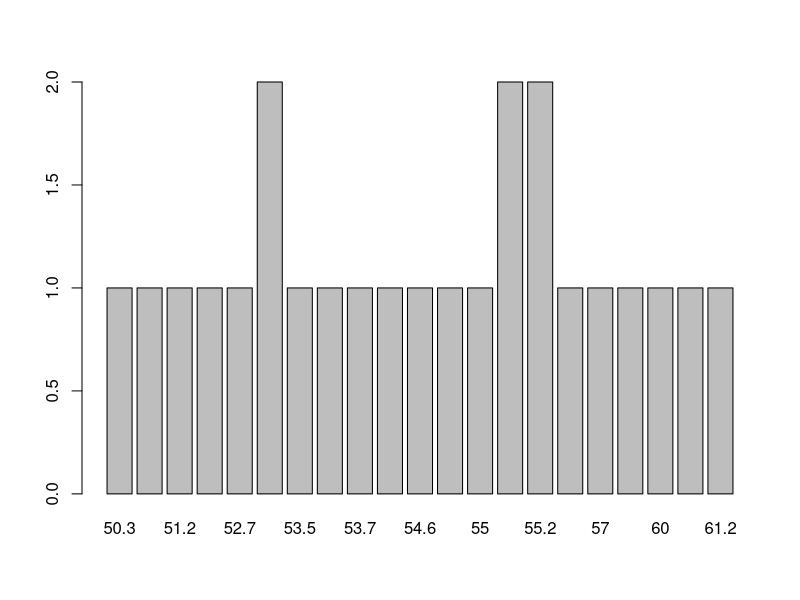
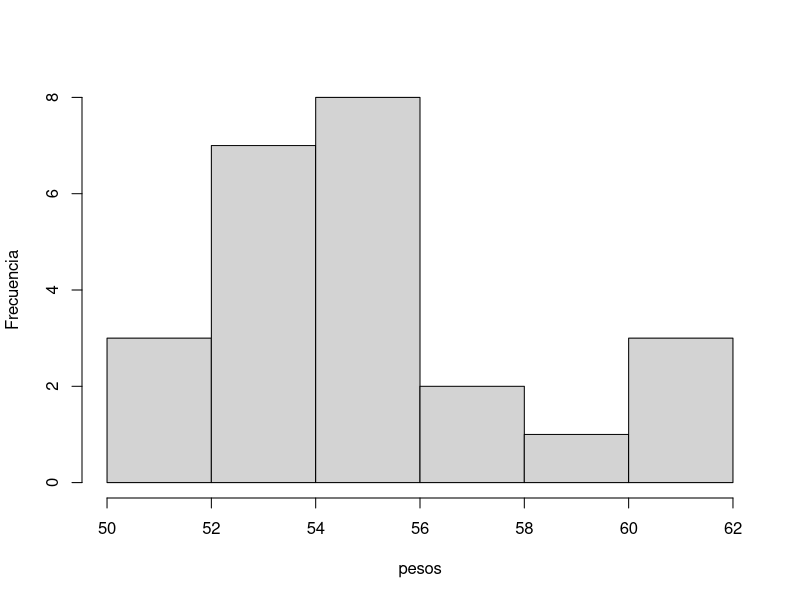
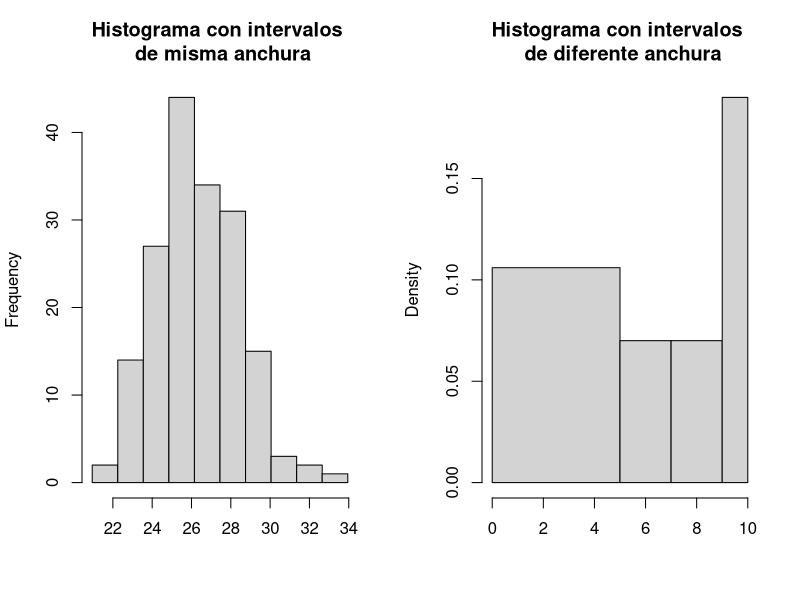
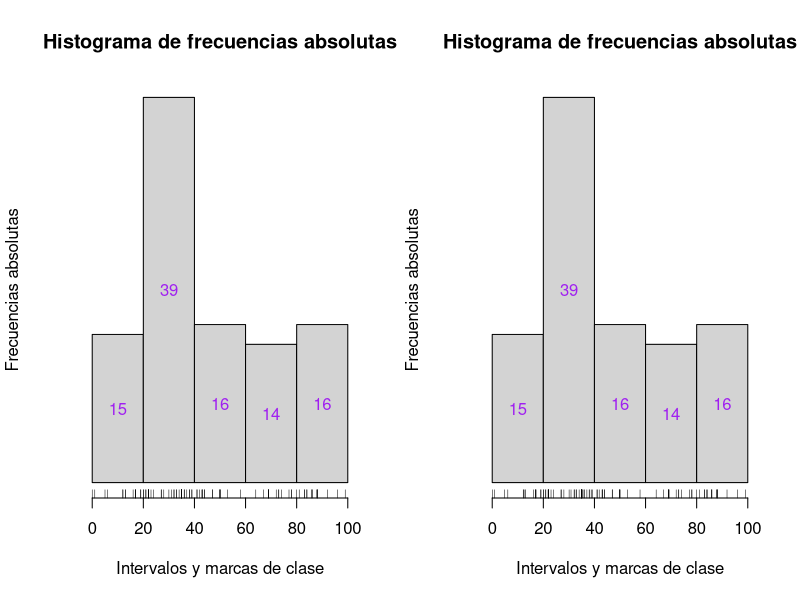
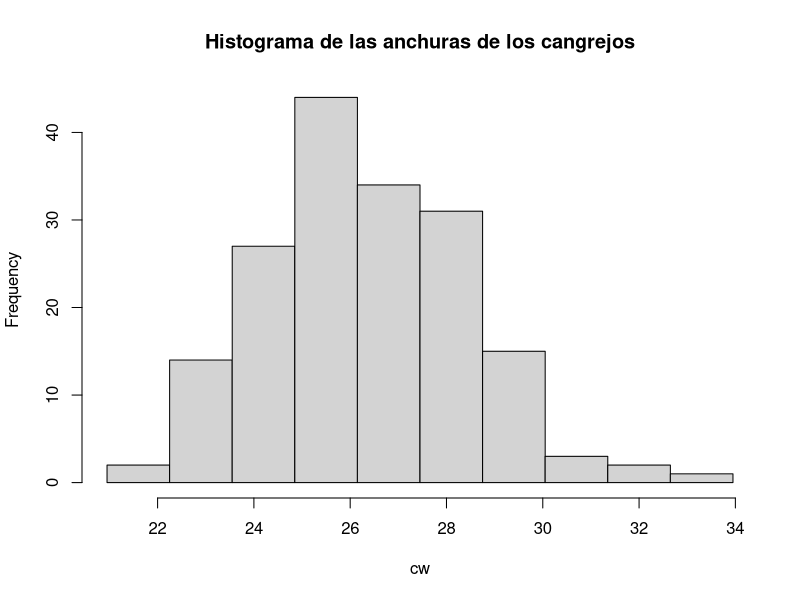
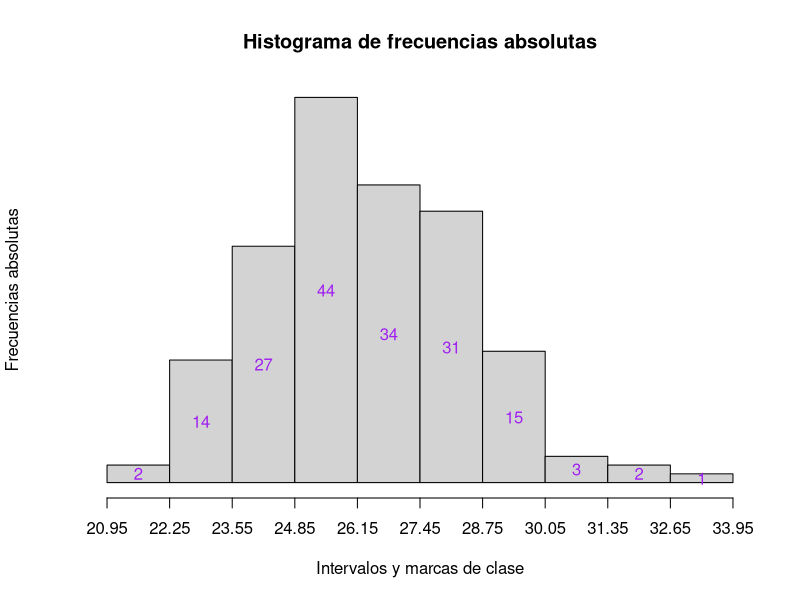
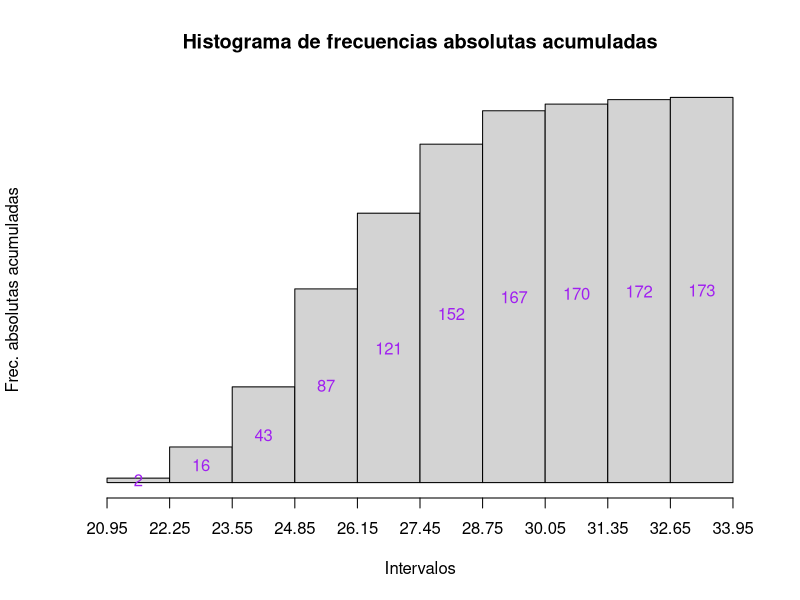
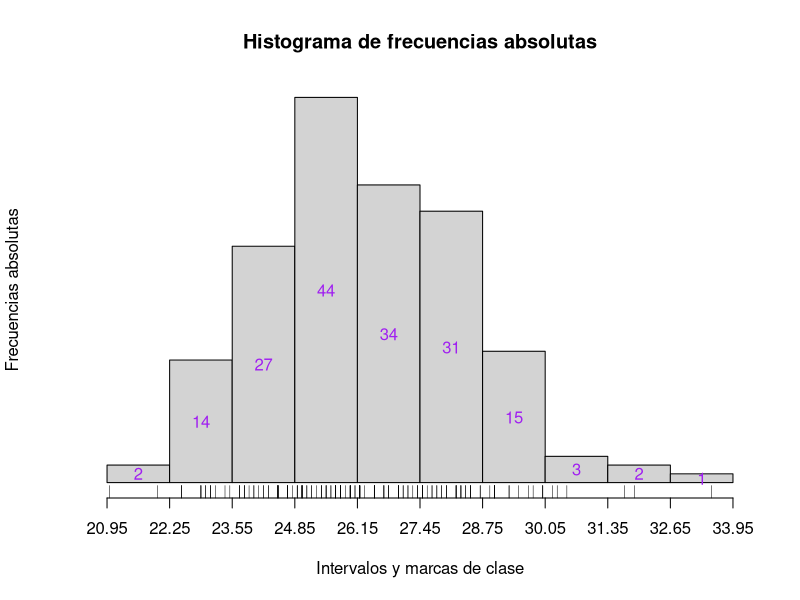

Source code (R) for these figures, in order:
## ---- chunk 1
knitr::opts_chunk$set(echo = TRUE, comment = NA)
## ---- chunk 2
pesos = c(55.2,54.0,55.2,53.7,60.2,53.2,54.6,55.1,51.2,53.2,54.8,52.3,56.9,57.0,55.0,
          53.5,50.9,55.1,53.6,61.2,59.5,50.3,52.7,60.0)
## ---- chunk 3
barplot(table(pesos))
## ---- chunk 4
hist(pesos, breaks = 6, right = FALSE, main = "", ylab = "Frecuencia", xlab = "pesos")
## ---- chunk 5
crabs = read.table("../data/datacrab.txt", header = TRUE)
str(crabs)
cw = crabs$width
## ---- chunk 6
n = length(cw)
k1 = ceiling(sqrt(n))
k1
## ---- chunk 7
k2 = ceiling(1+log(n,2))
k2
## ---- chunk 8
As = 3.5*sd(cw)*n^(-1/3) #Amplitud teórica
k3 = ceiling(diff(range(cw))/As)
k3
## ---- chunk 9
#Amplitud teórica
Afd = 2*(quantile(cw,0.75, names = FALSE)-quantile(cw,0.25,names = FALSE))*n^(-1/3) 
k4 = ceiling(diff(range(cw))/Afd)
k4
## ---- chunk 10
nclass.Sturges(cw)
nclass.scott(cw)
nclass.FD(cw)
## ---- chunk 11
A = diff(range(cw)) / 10
A
## ---- chunk 12
A = 1.3
## ---- chunk 13
L1 = min(cw)-1/2*0.1
L1
## ---- chunk 14
L2 = L1 + A
L3 = L2 + A
L4 = L3 + A
L5 = L4 + A
L6 = L5 + A
L7 = L6 + A
L8 = L7 + A
L9 = L8 + A
L10 = L9 + A
L11 = L10 + A
L = c(L1,L2,L3,L4,L5,L6,L7,L8,L9,L10,L11)
L
## ---- chunk 15
L = L1 + A*(0:10)
L
## ---- chunk 16
X1 = (L[1]+L[2])/2
X1
## ---- chunk 17
X2 = X1 + A
X3 = X2 + A
X4 = X3 + A
X5 = X4 + A
X6 = X5 + A
X7 = X6 + A
X8 = X7 + A
X9 = X8 + A
X10 = X9 + A
X = c(X1,X2,X3,X4,X5,X6,X7,X8,X9,X10)
X
## ---- chunk 18
X = X1 + A*(0:9)
X
## ---- chunk 19
X = (L[1:length(L)-1]+L[2:length(L)])/2
X
## ---- chunk 20
#Primera función
TablaFrecs = function(x,k,A,p){ 
  L = min(x)-p/2+A*(0:k)
  x_cut = cut(x, breaks = L, right=FALSE)
  intervals = levels(x_cut)
  mc = (L[1]+L[2])/2+A*(0:(k-1))
  Fr.abs = as.vector(table(x_cut)) 
  Fr.rel = round(Fr.abs/length(x),4) 
  Fr.cum.abs = cumsum(Fr.abs) 
  Fr.cum.rel = cumsum(Fr.rel)
  tabla = data.frame(intervals, mc, Fr.abs, Fr.cum.abs, Fr.rel, Fr.cum.rel)
  tabla
  }
## ---- chunk 21
TablaFrecs.L = function(x,L,V){
  x_cut = cut(x, breaks=L, right=FALSE, include.lowest=V)
  intervals = levels(x_cut)
  mc = (L[1:(length(L)-1)]+L[2:length(L)])/2
  Fr.abs = as.vector(table(x_cut)) 
  Fr.rel = round(Fr.abs/length(x),4)
  Fr.cum.abs = cumsum(Fr.abs)
  Fr.cum.rel = cumsum(Fr.rel)
  tabla = data.frame(intervals, mc, Fr.abs, Fr.cum.abs, Fr.rel, Fr.cum.rel)
  tabla
  }
## ---- chunk 22
n = c(length(which(cw>=L[1] & cw<L[2])),length(which(cw>=L[2] & cw<L[3])),length(which(cw>=L[3] & cw<L[4])),length(which(cw>=L[4] & cw<L[5])),length(which(cw>=L[5] & cw<L[6])),length(which(cw>=L[6] & cw<L[7])),length(which(cw>=L[7] & cw<L[8])),length(which(cw>=L[8] & cw<L[9])),length(which(cw>=L[9] & cw<L[10])),length(which(cw>=L[10] & cw<L[11])))
N = cumsum(n)
f = round(n/N[10],4)
FF = cumsum(f)
## ---- chunk 23
TablaFrecs(cw,10,1.3,0.1)
## ---- chunk 24
TablaFrecs.L(cw,L,FALSE)
## ---- chunk 25
set.seed(4)
notas = sample(0:10,100, replace = TRUE)
set.seed(NULL)
## ---- chunk 26
notas
## ---- chunk 27
#Definimos vector de extremos
L = c(0,5,7,9,10)
#Definimos notas1 como el resultado de la codificación en intervalos utilizando como 
#etiquetas los propios intervalos
notas1 = cut(notas, breaks = L, right = FALSE, include.lowest = TRUE)
notas1
## ---- chunk 28
#Definimos las marcas de clase
MC = (L[1:length(L)-1]+L[2:length(L)])/2
#Definimos notas2 como el resultado de la codificación en intervalos utilizando como 
#etiquetas las marcas de clase
notas2 = cut(notas, breaks = L, labels = MC, right = FALSE, include.lowest = TRUE)
notas2
## ---- chunk 29
#Definimos notas3 como el resultado de la codificación en intervalos utilizando como 
#etiquetas la posición ordenada del intervalo (1, 2, 3 o 4)
notas3 = cut(notas, breaks = L, labels = FALSE, right = FALSE, include.lowest = TRUE)
notas3
## ---- chunk 30
#Definimos notas4 como el resultado de la codificación en intervalos utilizando como 
#etiquetas Susp, Aprob, Not y Exc
notas4 = cut(notas, breaks = L, labels = c("Susp", "Aprob", "Not", "Exc"), right = FALSE, include.lowest = TRUE)
notas4
## ---- chunk 31
cut(notas, breaks = 4, right = FALSE, include.lowest = TRUE)
## ---- chunk 32
table(notas4) #Fr. Abs
prop.table(table(notas4)) #Fr. Rel
## ---- chunk 33
cumsum(table(notas4)) #Fr. Abs. Cum
cumsum(prop.table(table(notas4))) #Fr. Rel. Cum
## ---- chunk 34
notasHist = hist(notas, breaks = L, right = FALSE, include.lowest = TRUE, plot = FALSE)
FAbs = notasHist$count
FRel = prop.table(FAbs)
FAbsCum = cumsum(FAbs)
FRelCum = cumsum(FRel)
## ---- chunk 35
intervalos = c("[0,5)","[5,7)","[7,9)","[9,10]")
calificacion = c("Suspenso", "Aprobado", "Notable", "Excelente")
marcas = notasHist$mids
tabla.Fr = data.frame(intervalos,calificacion,marcas,FAbs,FAbsCum,FRel,FRelCum)
tabla.Fr
## ---- chunk 36
TablaFrecs.L(notas, L, TRUE)
## ---- chunk 37
L = c(L1,L2,L3,L4,L5,L6,L7,L8,L9,L10,L11)
L
intervals = as.character(c("[20.95,22.25)","[22.25,23.55)","[23.55,24.85)","[24.85,26.15)","[26.15,27.45)","[27.45,28.75)","[28.75,30.05)","[30.05,31.35)","[31.35,32.65)","[32.65,33.95)"))
TF.L = function(x,L,V){
  x_cut = cut(x, breaks=L, right=FALSE, include.lowest=V)
  mc = (L[1:(length(L)-1)]+L[2:length(L)])/2
  Fr.abs = as.vector(table(x_cut)) 
  Fr.rel = round(Fr.abs/length(x),4)
  Fr.cum.abs = cumsum(Fr.abs)
  Fr.cum.rel = cumsum(Fr.rel)
  tabla = data.frame(intervals, mc, Fr.abs, Fr.cum.abs, Fr.rel, Fr.cum.rel)
  tabla
  }
tabla = TF.L(cw,L,FALSE)
tabla
## ---- chunk 38
TOT = tabla$Fr.cum.abs[10]
TOT
anchura.media = round(sum(tabla$Fr.abs*tabla$mc)/TOT,3)
anchura.media #Media
anchura.var = round(sum(tabla$Fr.abs*tabla$mc^2)/TOT-anchura.media^2,3)
anchura.var #Varianza
## ---- chunk 39
anchura.dt = round(sqrt(anchura.var),3)
anchura.dt #Desviación típica
I.modal = tabla$intervals[which(tabla$Fr.abs == max(tabla$Fr.abs))]
I.modal #Intervalo modal
## ---- chunk 40
I.critic = tabla$intervals[which(tabla$Fr.cum.rel >= 0.5)]
I.critic[1] #Intervalo critic
## ---- chunk 41
n = TOT
Lc = L[4]
Lc.pos = L[5]
Ac = L[5]-L[4]
Nc.ant = tabla$Fr.cum.abs[3]
nc = tabla$Fr.abs[4]
M = Lc+Ac*((n/2)-Nc.ant)/nc
M #Aproximación de la media de los datos "reales"
mean(cw) #Media de los datos "reales"
## ---- chunk 42
aprox.quantile.p = function(Lcrit,Acrit,n,p,Ncrit.ant,ncrit){
  round(Lcrit+Acrit*(p*n-Ncrit.ant)/ncrit,3)
}
aprox.quantile.p(Lc,Ac,n,0.25,Nc.ant,nc) #Primer cuartil
aprox.quantile.p(Lc,Ac,n,0.75,Nc.ant,nc) #Tercer cuartil
## ---- chunk 43
quantile(cw,0.25)
quantile(cw,0.75)
## ---- chunk 44
par(mfrow = c(1,2))
hist(cw, breaks = L, right = FALSE, main = "Histograma con intervalos \n de misma anchura",xlab = "")
Lnotas = c(0,5,7,9,10)
hist(notas, breaks = Lnotas, right = FALSE, include.lowest = TRUE, main = "Histograma con intervalos \n de diferente anchura", xlab = "")
par(mfrow = c(1,1))
## ---- chunk 45
histAbs = function(x,L) {
  h = hist(x, breaks = L, right = FALSE, freq = FALSE,
           xaxt = "n", yaxt = "n", col = "lightgray", 
           main = "Histograma de frecuencias absolutas", 
           xlab = "Intervalos y marcas de clase",ylab = "Frecuencias absolutas")
  axis(1, at=L)
  text(h$mids, h$density/2, labels=h$counts, col="purple") 
  }
## ---- chunk 46
set.seed(1)
edades = c(sample(0:99,80,replace = TRUE),rep(35,10),rep(22,5),rep(17,3),50,50)
extremos = c(0,20,40,60,80,100)
par(mfrow=c(1, 2))
histAbs(edades, extremos)
rug(edades)
histAbs(edades, extremos)
rug(jitter(edades))
par(mfrow=c(1,1))
set.seed(NULL)
## ---- chunk 47
histAbsCum = function(x,L) {
  h = hist(x, breaks = L, right = FALSE , plot = FALSE) 
  h$density = cumsum(h$density)
  plot(h, freq = FALSE, xaxt = "n", yaxt = "n", col = "lightgray", 
       main = "Histograma de frecuencias absolutas acumuladas", xlab = "Intervalos", 
       ylab = "Frec. absolutas acumuladas")
  axis(1, at=L)
  text(h$mids, h$density/2, labels = cumsum(h$counts), col = "purple") 
  }
## ---- chunk 48
histRel = function(x,L) {
  h = hist(x, breaks=L, right=FALSE , plot=FALSE)
  t = round(1.1*max(max(density(x)[[2]]),h$density),2) 
  plot(h, freq = FALSE, col = "lightgray", 
       main = "Histograma de frec. relativas y curva de densidad estimada", 
       xaxt="n", ylim=c(0,t), xlab="Intervalos", ylab="Densidades")
  axis(1, at = L) 
  text(h$mids, h$density/2, labels = round(h$counts/length(x),2), col = "blue")
  lines(density(x), col = "purple", lwd = 2) 
  }
## ---- chunk 49
histRelCum = function(x,L){
  h = hist(x, breaks = L, right = FALSE , plot = FALSE)
  h$density = cumsum(h$counts)/length(x)
  plot(h, freq = FALSE, 
      main = "Histograma de frec. rel. acumuladas\n y curva de distribución estimada", 
      xaxt = "n", col = "lightgray", xlab = "Intervalos", 
      ylab = "Frec. relativas acumuladas") 
  axis(1, at = L)
  text(h$mids, h$density/2, labels = round(h$density ,2), col = "blue")
  dens.x = density(x)
  dens.x$y = cumsum(dens.x$y)*(dens.x$x[2]-dens.x$x[1]) 
  lines(dens.x,col = "purple",lwd = 2)
}
## ---- chunk 50
hist(cw, breaks = L, right = FALSE, main = "Histograma de las anchuras de los cangrejos")
## ---- chunk 51
hist(cw, breaks = L, right = FALSE, main = "Histograma de las anchuras de los cangrejos",
     plot = FALSE)
## ---- chunk 52
histAbs(cw,L)
## ---- chunk 53
histAbsCum(cw,L)
## ---- chunk 54
histAbs(cw,L)
rug(cw)
## ---- chunk 55
histAbs(cw,L)
rug(jitter(cw))
## ---- chunk 56
str(density(cw))
## ---- chunk 57
histRel(cw,L)
## ---- chunk 58
histRel(cw,L)
curve(dnorm(x, mean(cw), sd(cw)), col="cyan1", lty=4, lwd=2,
add=TRUE)
legend("topright", lwd=c(2,2), lty=c(1,4), col=c("purple","cyan1"), legend=c("densidad estimada","densidad normal"))
## ---- chunk 59
histRelCum(cw,L)
